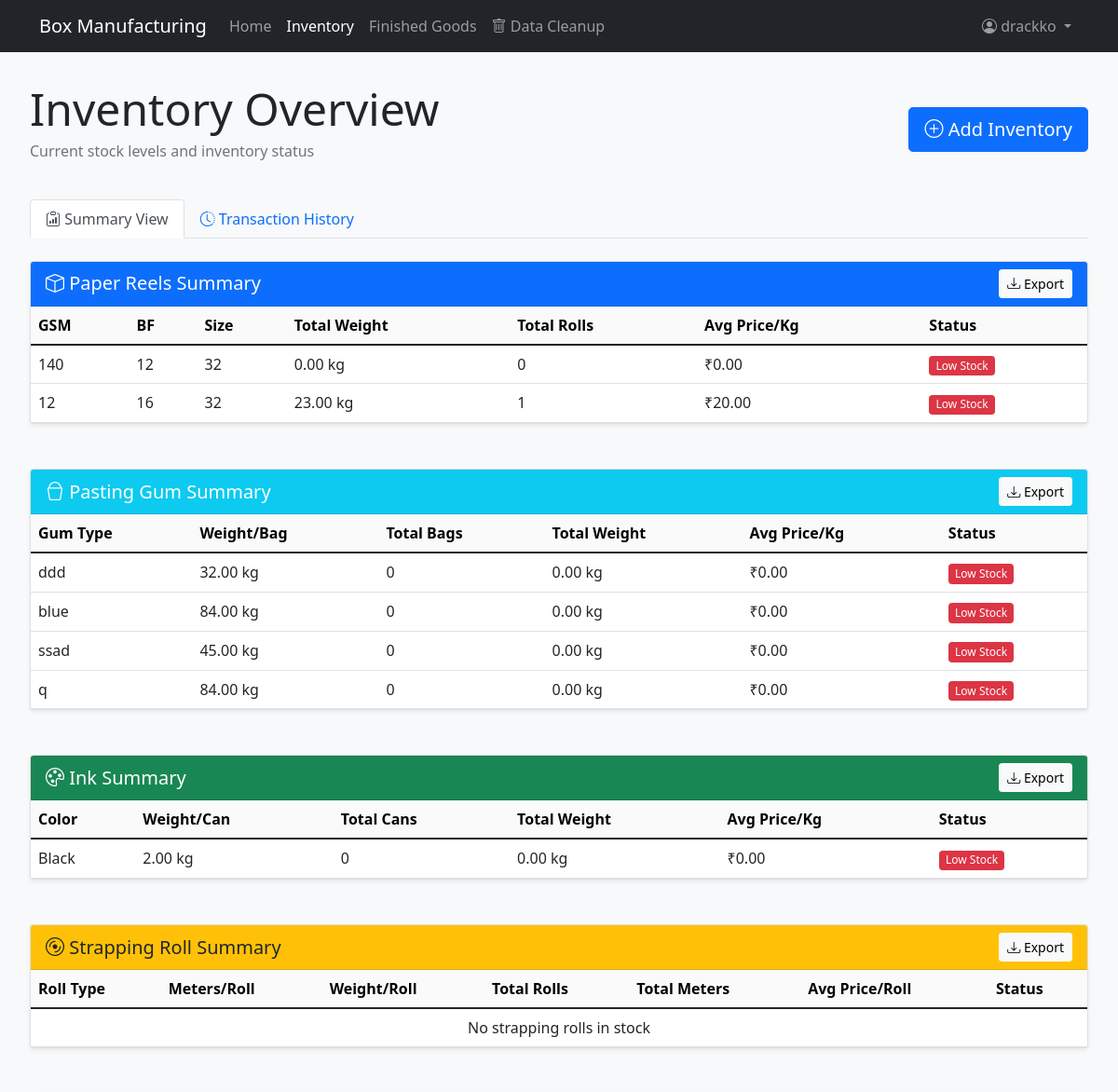
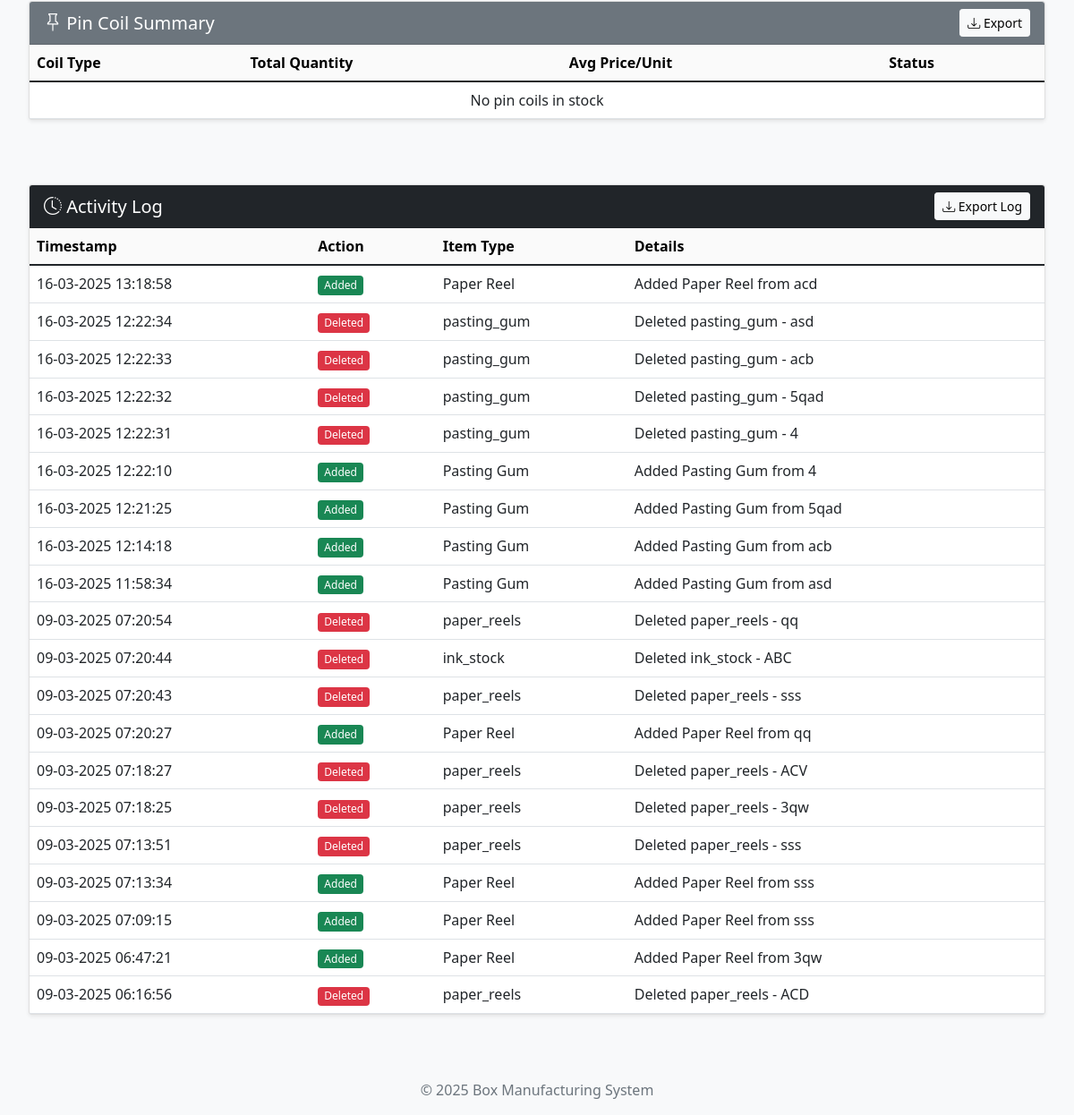
/inventory/overview/ (signed in), run on an earlier commit of the app's database (2 pictures, top to bottom).
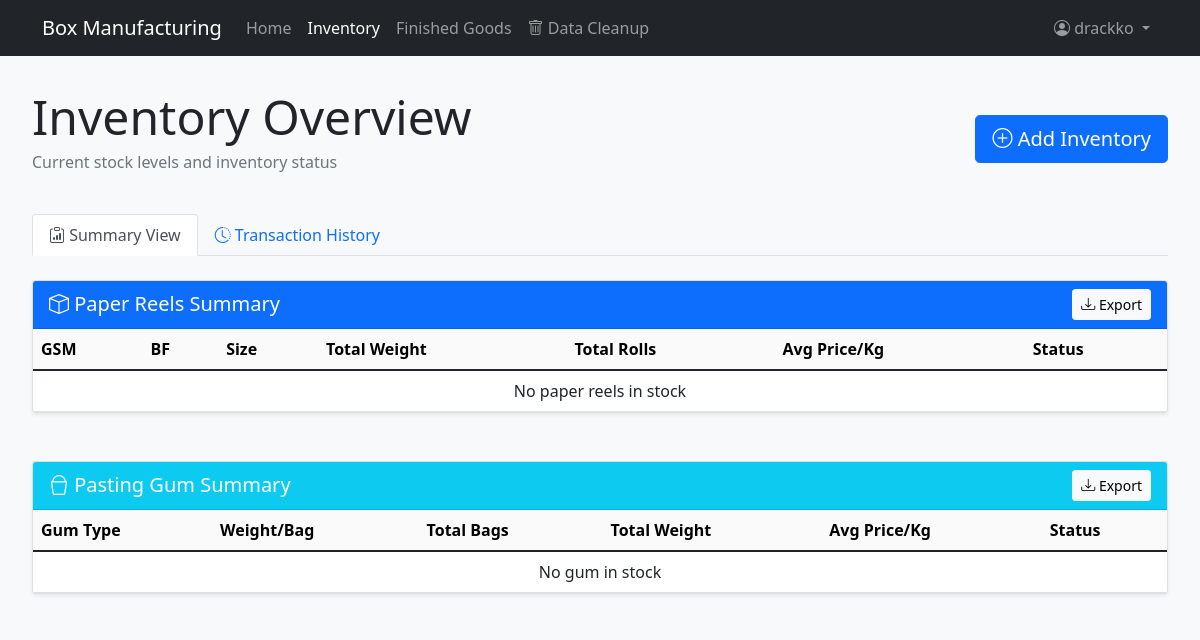
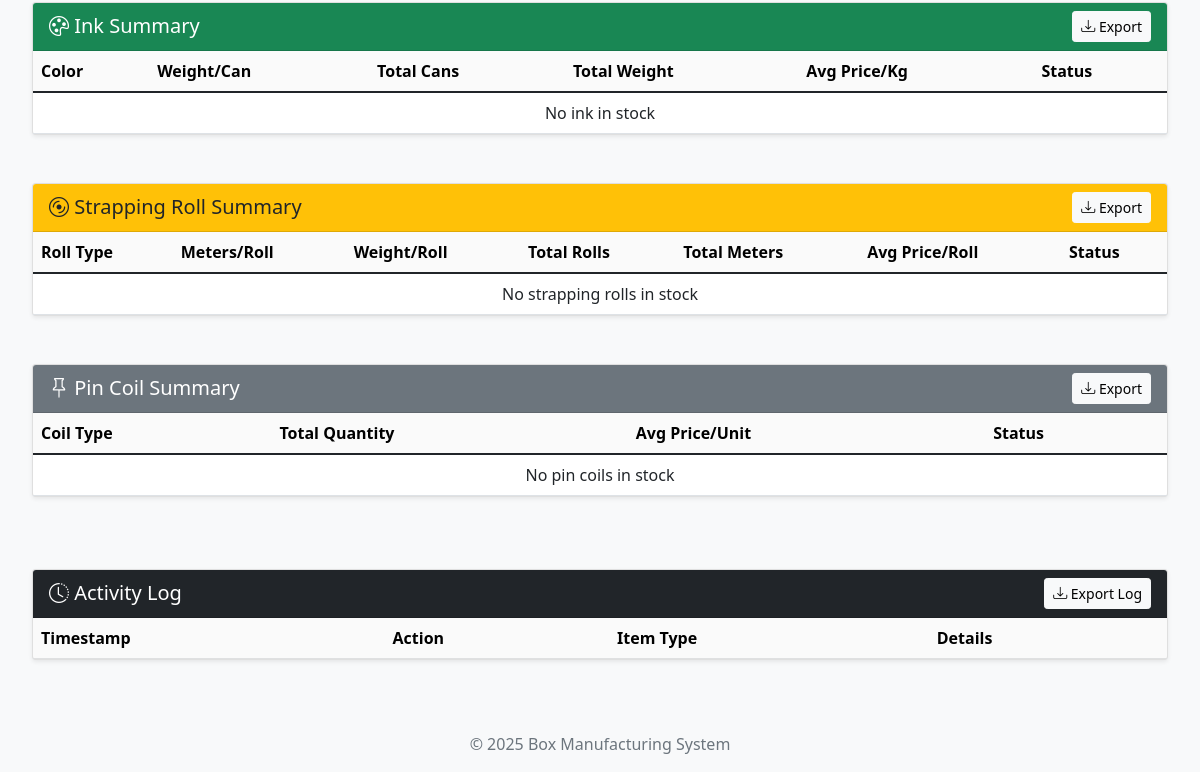
And on a later commit of the database (2 pictures, top to bottom).
### inventory/models/summary_models.py (models this page shows)
class PaperReelSummary(models.Model):
    gsm = models.PositiveIntegerField()
    bf = models.CharField(max_length=50)
    size = models.CharField(max_length=50)
    total_weight = models.DecimalField(max_digits=10, decimal_places=2, default=0)
    total_rolls = models.PositiveIntegerField(default=0)
    avg_price_per_kg = models.DecimalField(max_digits=10, decimal_places=2, default=0)
    min_stock_alert = models.DecimalField(max_digits=10, decimal_places=2, default=1000)
    max_stock_alert = models.DecimalField(max_digits=10, decimal_places=2, default=10000)
    last_updated = models.DateTimeField(auto_now=True)
    class Meta:
        unique_together = ['gsm', 'bf', 'size']
        verbose_name_plural = "Paper Reel Summaries"

class PastingGumSummary(models.Model):
    gum_type = models.CharField(max_length=100)
    weight_per_bag = models.DecimalField(max_digits=10, decimal_places=2)
    total_bags = models.PositiveIntegerField(default=0)
    total_weight = models.DecimalField(max_digits=10, decimal_places=2, default=0)
    avg_price_per_kg = models.DecimalField(max_digits=10, decimal_places=2, default=0)
    min_stock_alert = models.PositiveIntegerField(default=10)
    max_stock_alert = models.PositiveIntegerField(default=100)
    last_updated = models.DateTimeField(auto_now=True)
    class Meta:
        unique_together = ['gum_type', 'weight_per_bag']
        verbose_name_plural = "Pasting Gum Summaries"

class InkSummary(models.Model):
    color = models.CharField(max_length=100)
    weight_per_can = models.DecimalField(max_digits=10, decimal_places=2)
    total_cans = models.PositiveIntegerField(default=0)
    total_weight = models.DecimalField(max_digits=10, decimal_places=2, default=0)
    avg_price_per_kg = models.DecimalField(max_digits=10, decimal_places=2, default=0)
    min_stock_alert = models.PositiveIntegerField(default=5)
    max_stock_alert = models.PositiveIntegerField(default=50)
    last_updated = models.DateTimeField(auto_now=True)
    class Meta:
        unique_together = ['color', 'weight_per_can']
        verbose_name_plural = "Ink Summaries"

### inventory/models/transaction_models.py (models this page shows)
class InventoryLog(models.Model):
    ACTION_CHOICES = [
        ('ADD', 'Added'),
        ('EDIT', 'Modified'),
        ('DELETE', 'Deleted')
    ]
    item_type = models.CharField(max_length=50)
    item_id = models.IntegerField()
    action = models.CharField(max_length=10, choices=ACTION_CHOICES)
    details = models.TextField()
    timestamp = models.DateTimeField(auto_now_add=True)
    user = models.CharField(max_length=100, default='System')  # Can be linked to Django User model later
    class Meta:
        ordering = ['-timestamp']

### inventory/views.py (the view)
# urls.py: path("overview/", inventory_overview, name="inventory_overview"),
@login_required
def inventory_overview(request):
    view_type = request.GET.get('view', 'summary')
    context = {
        'view_type': view_type,
        'paper_reels': PaperReelSummary.objects.all() if view_type == 'summary' else PaperReel.objects.all().order_by('-timestamp'),
        'pasting_gum': PastingGumSummary.objects.all() if view_type == 'summary' else PastingGum.objects.all().order_by('-timestamp'),
        'ink_stock': InkSummary.objects.all() if view_type == 'summary' else Ink.objects.all().order_by('-timestamp'),
        'strapping_rolls': StrappingRollSummary.objects.all() if view_type == 'summary' else StrappingRoll.objects.all().order_by('-timestamp'),
        'pin_coils': PinCoilSummary.objects.all() if view_type == 'summary' else PinCoil.objects.all().order_by('-timestamp'),
        'activity_logs': InventoryLog.objects.all()[:50]
    }
    return render(request, 'inventory/inventory_overview.html', context)

### inventory/templates/inventory/inventory_overview.html (shortened to what this page needs)
{% extends 'base.html' %}
{% block content %}
<div class="mb-4 d-flex justify-content-between align-items-center">
    <div>
        <h1 class="display-5 mb-1">Inventory Overview</h1>
        <p class="text-muted">Current stock levels and inventory status</p>
    </div>
    <a href="{% url 'add_inventory' %}" class="btn btn-primary btn-lg">
        <i class="bi bi-plus-circle"></i> Add Inventory
    </a>
</div>
<ul class="nav nav-tabs mb-4">
    <li class="nav-item">
        <a class="nav-link {% if view_type == 'summary' %}active{% endif %}" href="?view=summary">
            <i class="bi bi-clipboard-data"></i> Summary View
        </a>
    </li>
    <li class="nav-item">
        <a class="nav-link {% if view_type == 'transaction' %}active{% endif %}" href="?view=transaction">
            <i class="bi bi-clock-history"></i> Transaction History
        </a>
    </li>
</ul>
<div class="tab-content">
    <div class="tab-pane fade {% if view_type == 'summary' %}show active{% endif %}">
        {% include "inventory/includes/summary_tables.html" %}
    </div>
</div>
<div class="col-12 mt-5">
    <div class="card shadow-sm">
        <div class="card-header bg-dark text-white d-flex justify-content-between align-items-center">
            <h3 class="h5 mb-0">
                <i class="bi bi-clock-history"></i> Activity Log
            </h3>
            <button class="btn btn-sm btn-light" onclick="exportTable('activity-log-table')">
                <i class="bi bi-download"></i> Export Log
            </button>
        </div>
        <div class="card-body p-0">
            <div class="table-responsive">
                <table class="table table-hover mb-0" id="activity-log-table">
                    <thead class="table-light">
                        <tr>
                            <th>Timestamp</th>
                            <th>Action</th>
                            <th>Item Type</th>
                            <th>Details</th>
                        </tr>
                    </thead>
                    <tbody>
                        {% for log in activity_logs %}
                        <tr>
                            <td>{{ log.timestamp|date:"d-m-Y H:i:s" }}</td>
                            <td>
                                {% if log.action == 'ADD' %}
                                    <span class="badge bg-success">Added</span>
                                {% elif log.action == 'EDIT' %}
                                    <span class="badge bg-primary">Modified</span>
                                {% else %}
                                    <span class="badge bg-danger">Deleted</span>
                                {% endif %}
                            </td>
                            <td>{{ log.item_type }}</td>
                            <td>{{ log.details }}</td>
                        </tr>
                        {% endfor %}
                    </tbody>
                </table>
            </div>
        </div>
    </div>
</div>
{% endblock %}

### inventory/templates/inventory/includes/summary_tables.html (shortened to what the changed rows need)
{% load static %}
<div class="row g-4">
    <div class="col-12">
        <div class="card shadow-sm">
            <div class="card-body p-0">
                <div class="table-responsive">
                    <table class="table table-hover mb-0" id="paper-reels-summary">
                        <thead class="table-light">
                            <tr>
                                <th>GSM</th>
                                <th>BF</th>
                                <th>Size</th>
                                <th>Total Weight</th>
                                <th>Total Rolls</th>
                                <th>Avg Price/Kg</th>
                                <th>Status</th>
                            </tr>
                        </thead>
                        <tbody>
                            {% for item in paper_reels %}
                            <tr>
                                <td>{{ item.gsm }}</td>
                                <td>{{ item.bf }}</td>
                                <td>{{ item.size }}</td>
                                <td>{{ item.total_weight|floatformat:2 }} kg</td>
                                <td>{{ item.total_rolls }}</td>
                                <td>₹{{ item.avg_price_per_kg|floatformat:2 }}</td>
                                <td>
                                    {% if item.total_weight < item.min_stock_alert %}
                                    <span class="badge bg-danger">Low Stock</span>
                                    {% elif item.total_weight > item.max_stock_alert %}
                                    <span class="badge bg-warning">Excess Stock</span>
                                    {% else %}
                                    <span class="badge bg-success">Normal</span>
                                    {% endif %}
                                </td>
                            </tr>
                            {% empty %}
                            <tr>
                                <td colspan="7" class="text-center">No paper reels in stock</td>
                            </tr>
                            {% endfor %}
                        </tbody>
                    </table>
                </div>
            </div>
        </div>
    </div>
    <div class="col-12">
        <div class="card shadow-sm">
            <div class="card-body p-0">
                <div class="table-responsive">
                    <table class="table table-hover mb-0" id="gum-summary">
                        <thead class="table-light">
                            <tr>
                                <th>Gum Type</th>
                                <th>Weight/Bag</th>
                                <th>Total Bags</th>
                                <th>Total Weight</th>
                                <th>Avg Price/Kg</th>
                                <th>Status</th>
                            </tr>
                        </thead>
                        <tbody>
                            {% for item in pasting_gum %}
                            <tr>
                                <td>{{ item.gum_type }}</td>
                                <td>{{ item.weight_per_bag|floatformat:2 }} kg</td>
                                <td>{{ item.total_bags }}</td>
                                <td>{{ item.total_weight|floatformat:2 }} kg</td>
                                <td>₹{{ item.avg_price_per_kg|floatformat:2 }}</td>
                                <td>
                                    {% if item.total_bags < item.min_stock_alert %}
                                    <span class="badge bg-danger">Low Stock</span>
                                    {% elif item.total_bags > item.max_stock_alert %}
                                    <span class="badge bg-warning">Excess Stock</span>
                                    {% else %}
                                    <span class="badge bg-success">Normal</span>
                                    {% endif %}
                                </td>
                            </tr>
                            {% empty %}
                            <tr>
                                <td colspan="6" class="text-center">No gum in stock</td>
                            </tr>
                            {% endfor %}
                        </tbody>
                    </table>
                </div>
            </div>
        </div>
    </div>
    <div class="col-12">
        <div class="card shadow-sm">
            <div class="card-body p-0">
                <div class="table-responsive">
                    <table class="table table-hover mb-0" id="ink-summary">
                        <thead class="table-light">
                            <tr>
                                <th>Color</th>
                                <th>Weight/Can</th>
                                <th>Total Cans</th>
                                <th>Total Weight</th>
                                <th>Avg Price/Kg</th>
                                <th>Status</th>
                            </tr>
                        </thead>
                        <tbody>
                            {% for item in ink_stock %}
                            <tr>
                                <td>{{ item.color }}</td>
                                <td>{{ item.weight_per_can|floatformat:2 }} kg</td>
                                <td>{{ item.total_cans }}</td>
                                <td>{{ item.total_weight|floatformat:2 }} kg</td>
                                <td>₹{{ item.avg_price_per_kg|floatformat:2 }}</td>
                                <td>
                                    {% if item.total_cans < item.min_stock_alert %}
                                    <span class="badge bg-danger">Low Stock</span>
                                    {% elif item.total_cans > item.max_stock_alert %}
                                    <span class="badge bg-warning">Excess Stock</span>
                                    {% else %}
                                    <span class="badge bg-success">Normal</span>
                                    {% endif %}
                                </td>
                            </tr>
                            {% empty %}
                            <tr>
                                <td colspan="6" class="text-center">No ink in stock</td>
                            </tr>
                            {% endfor %}
                        </tbody>
                    </table>
                </div>
            </div>
        </div>
    </div>
    <div class="col-12">
        <div class="card shadow-sm">
            <div class="card-body p-0">
                <div class="table-responsive">
                    <table class="table table-hover mb-0" id="strapping-summary">
                        <thead class="table-light">
                            <tr>
                                <th>Roll Type</th>
                                <th>Meters/Roll</th>
                                <th>Weight/Roll</th>
                                <th>Total Rolls</th>
                                <th>Total Meters</th>
                                <th>Avg Price/Roll</th>
                                <th>Status</th>
                            </tr>
                        </thead>
                    </table>
                </div>
            </div>
        </div>
    </div>
    <div class="col-12">
        <div class="card shadow-sm">
            <div class="card-body p-0">
                <div class="table-responsive">
                    <table class="table table-hover mb-0" id="pincoil-summary">
                        <thead class="table-light">
                            <tr>
                                <th>Coil Type</th>
                                <th>Total Quantity</th>
                                <th>Avg Price/Unit</th>
                                <th>Status</th>
                            </tr>
                        </thead>
                    </table>
                </div>
            </div>
        </div>
    </div>
</div>

What changed in the data, as far as the page shows it:
removed PaperReelSummary: gsm "140", bf "12", size "32", total_weight "0.00", total_rolls "0", avg_price_per_kg "0.00", min_stock_alert "Low Stock"
removed PaperReelSummary: gsm "12", bf "16", size "32", total_weight "23.00", total_rolls "1", avg_price_per_kg "20.00", min_stock_alert "Low Stock"
removed PastingGumSummary: gum_type "ddd", weight_per_bag "32.00", total_bags "0", total_weight "0.00", avg_price_per_kg "0.00", min_stock_alert "Low Stock"
removed PastingGumSummary: gum_type "blue", weight_per_bag "84.00", total_bags "0", total_weight "0.00", avg_price_per_kg "0.00", min_stock_alert "Low Stock"
removed PastingGumSummary: gum_type "ssad", weight_per_bag "45.00", total_bags "0", total_weight "0.00", avg_price_per_kg "0.00", min_stock_alert "Low Stock"
removed PastingGumSummary: gum_type "q", weight_per_bag "84.00", total_bags "0", total_weight "0.00", avg_price_per_kg "0.00", min_stock_alert "Low Stock"
removed InkSummary: color "Black", weight_per_can "2.00", total_cans "0", total_weight "0.00", avg_price_per_kg "0.00", min_stock_alert "Low Stock"
removed InventoryLog: timestamp "16-03-2025 13:18:58", action "Added", item_type "Paper Reel", details "Added Paper Reel from acd"
removed InventoryLog: timestamp "16-03-2025 12:22:34", action "Deleted", item_type "pasting_gum", details "Deleted pasting_gum - asd"
removed InventoryLog: timestamp "16-03-2025 12:22:33", action "Deleted", item_type "pasting_gum", details "Deleted pasting_gum - acb"
removed InventoryLog: timestamp "16-03-2025 12:22:32", action "Deleted", item_type "pasting_gum", details "Deleted pasting_gum - 5qad"
removed InventoryLog: timestamp "16-03-2025 12:22:31", action "Deleted", item_type "pasting_gum", details "Deleted pasting_gum - 4"
removed InventoryLog: timestamp "16-03-2025 12:22:10", action "Added", item_type "Pasting Gum", details "Added Pasting Gum from 4"
removed InventoryLog: timestamp "16-03-2025 12:21:25", action "Added", item_type "Pasting Gum", details "Added Pasting Gum from 5qad"
removed InventoryLog: timestamp "16-03-2025 12:14:18", action "Added", item_type "Pasting Gum", details "Added Pasting Gum from acb"
removed InventoryLog: timestamp "16-03-2025 11:58:34", action "Added", item_type "Pasting Gum", details "Added Pasting Gum from asd"
removed InventoryLog: timestamp "09-03-2025 07:20:54", action "Deleted", item_type "paper_reels", details "Deleted paper_reels - qq"
removed InventoryLog: timestamp "09-03-2025 07:20:44", action "Deleted", item_type "ink_stock", details "Deleted ink_stock - ABC"
removed InventoryLog: timestamp "09-03-2025 07:20:43", action "Deleted", item_type "paper_reels", details "Deleted paper_reels - sss"
removed InventoryLog: timestamp "09-03-2025 07:20:27", action "Added", item_type "Paper Reel", details "Added Paper Reel from qq"
removed InventoryLog: timestamp "09-03-2025 07:18:27", action "Deleted", item_type "paper_reels", details "Deleted paper_reels - ACV"
removed InventoryLog: timestamp "09-03-2025 07:18:25", action "Deleted", item_type "paper_reels", details "Deleted paper_reels - 3qw"
removed InventoryLog: timestamp "09-03-2025 07:13:51", action "Deleted", item_type "paper_reels", details "Deleted paper_reels - sss"
removed InventoryLog: timestamp "09-03-2025 07:13:34", action "Added", item_type "Paper Reel", details "Added Paper Reel from sss"
removed InventoryLog: timestamp "09-03-2025 07:09:15", action "Added", item_type "Paper Reel", details "Added Paper Reel from sss"
removed InventoryLog: timestamp "09-03-2025 06:47:21", action "Added", item_type "Paper Reel", details "Added Paper Reel from 3qw"
removed InventoryLog: timestamp "09-03-2025 06:16:56", action "Deleted", item_type "paper_reels", details "Deleted paper_reels - ACD"
Also different on the page:
text now shown: "No paper reels in stock No gum in stock No ink in stock"
